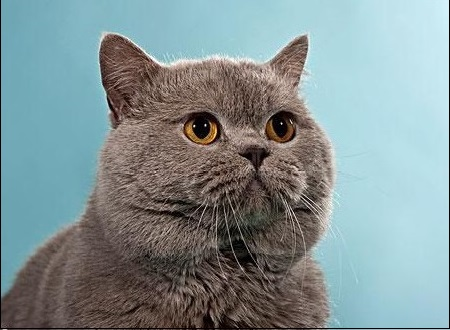
//> input picture data/test1.jpg, 450 x 330 px
$ ./main   (built with g++ and OpenCV 4)
//> lines starting //> are read from the running program, lines starting //| are printed output that depends on the picture; after the words box and inside, x2 and y2 are one past the last pixel; in counts of white or black regions, pixels touching at a corner belong together
#include "opencv2/imgcodecs.hpp"
#include "opencv2/highgui.hpp"
#include "opencv2/imgproc.hpp"
using namespace cv;
using namespace std;

int main(int argc, char *argv[])
{
    const char *filename = "../data/test1.jpg";
   // Loads an image
    Mat src = imread(filename,IMREAD_COLOR);
//> src is the input picture: 330 rows x 450 cols, CV_8UC3; mean B, G, R 148.2, 146.5, 130.3
    // Check if image is loaded fine
    if(src.empty()){
        printf(" Error opening image\n");
        printf(" Program Arguments: [image_name -- default %s] \n", filename);
        return -1;
    }

    Mat gray;
    cvtColor(src,gray,COLOR_RGB2GRAY);
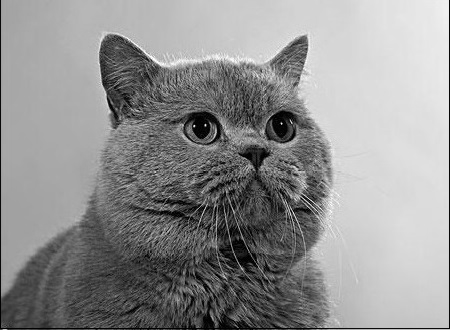
//> gray: 330 rows x 450 cols, CV_8UC1; min 0, max 255, mean 145.2
    medianBlur(gray,gray,5);
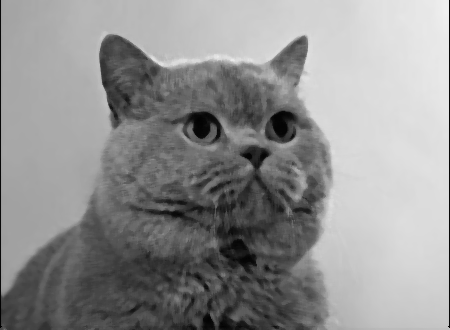
//> gray: 330 rows x 450 cols, CV_8UC1; min 1, max 239, mean 145.2
    vector<Vec3f> circles;
    HoughCircles(gray,circles,HOUGH_GRADIENT,1,gray.rows/16
                 ,100,30,1,30);
//> circles = 3 circles (x, y, radius): [202.5, 128.5, 17.2], [284.5, 127.5, 17.2], [186.5, 294.5, 12.2]
    for( size_t i = 0; i < circles.size(); i++ )
    {
        Vec3i c = circles[i];
        Point center = Point(c[0], c[1]);
        // circle center
        circle( src, center, 1, Scalar(0,255,0), 5, LINE_AA);
        // circle outline
        int radius = c[2];
        circle( src, center, radius, Scalar(255,0,255), 3, LINE_AA);
    }
//> this loop made 3 passes
//> (center, radius) on passes 1 to 3: (Point(202, 128), 17), (Point(284, 128), 17), (Point(186, 294), 12)
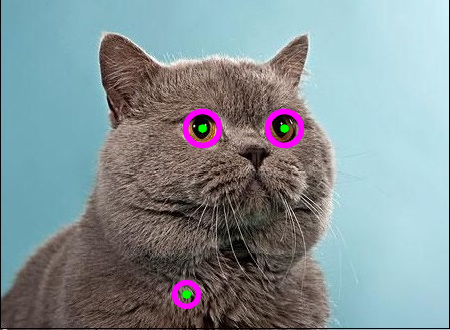
//> src: 330 rows x 450 cols, CV_8UC3; 1.55% of pixels changed, all inside (x1, y1, x2, y2) = (171, 108, 305, 310)
    imshow("detected circles", src);
    waitKey();
    return 0;
}

$ run again, with data/Back_Projection_Theory0.jpg copied over data/test1.jpg
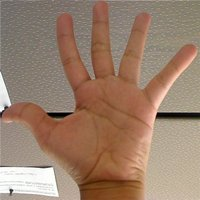
//> input picture data/Back_Projection_Theory0.jpg, 200 x 200 px
//> src is the input picture: 200 rows x 200 cols, CV_8UC3; mean B, G, R 107.8, 127.1, 154.3
//> `cvtColor(src,gray,COLOR_RGB2GRAY);`:
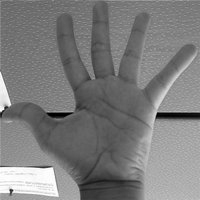
//> gray: 200 rows x 200 cols, CV_8UC1; min 0, max 255, mean 124.4
//> circles = empty

$ run again, with data/Back_Projection_Theory2.jpg copied over data/test1.jpg
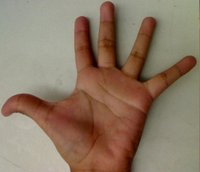
//> input picture data/Back_Projection_Theory2.jpg, 200 x 172 px
//> src is the input picture: 172 rows x 200 cols, CV_8UC3; mean B, G, R 101.1, 120.5, 140.6
//> `cvtColor(src,gray,COLOR_RGB2GRAY);`:
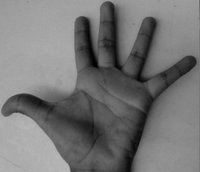
//> gray: 172 rows x 200 cols, CV_8UC1; min 3, max 190, mean 117
//> circles = empty
